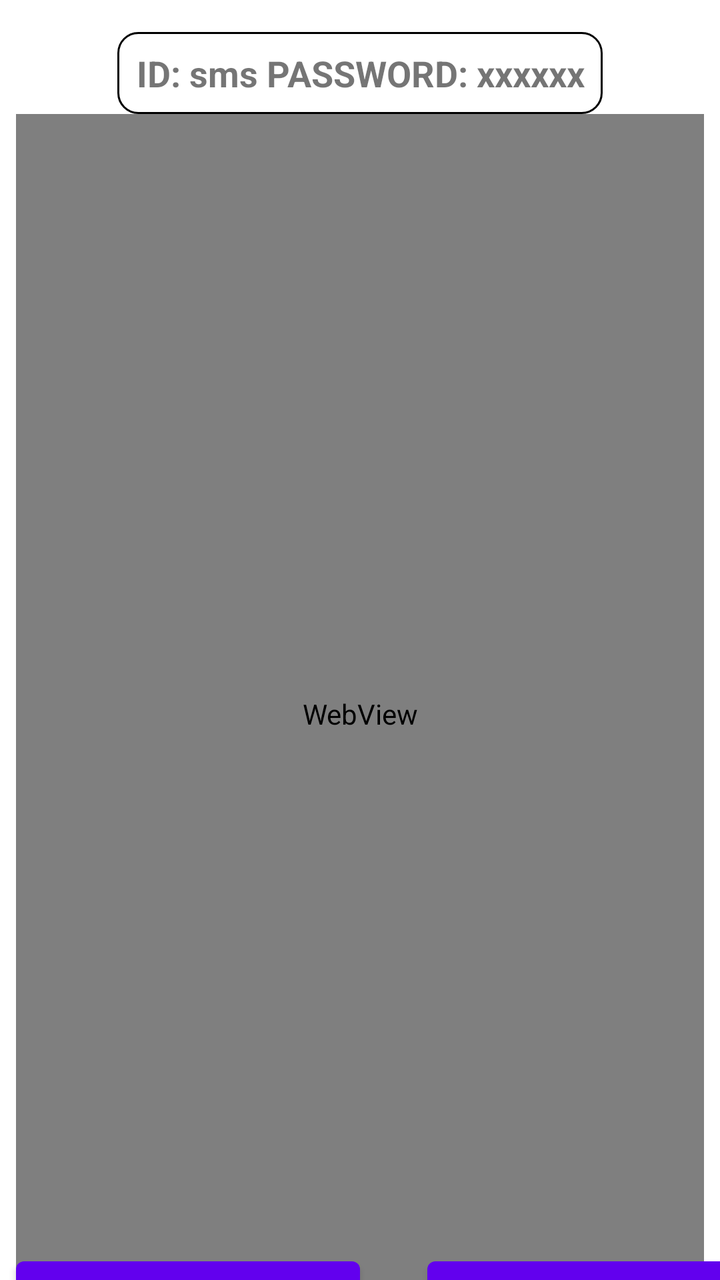
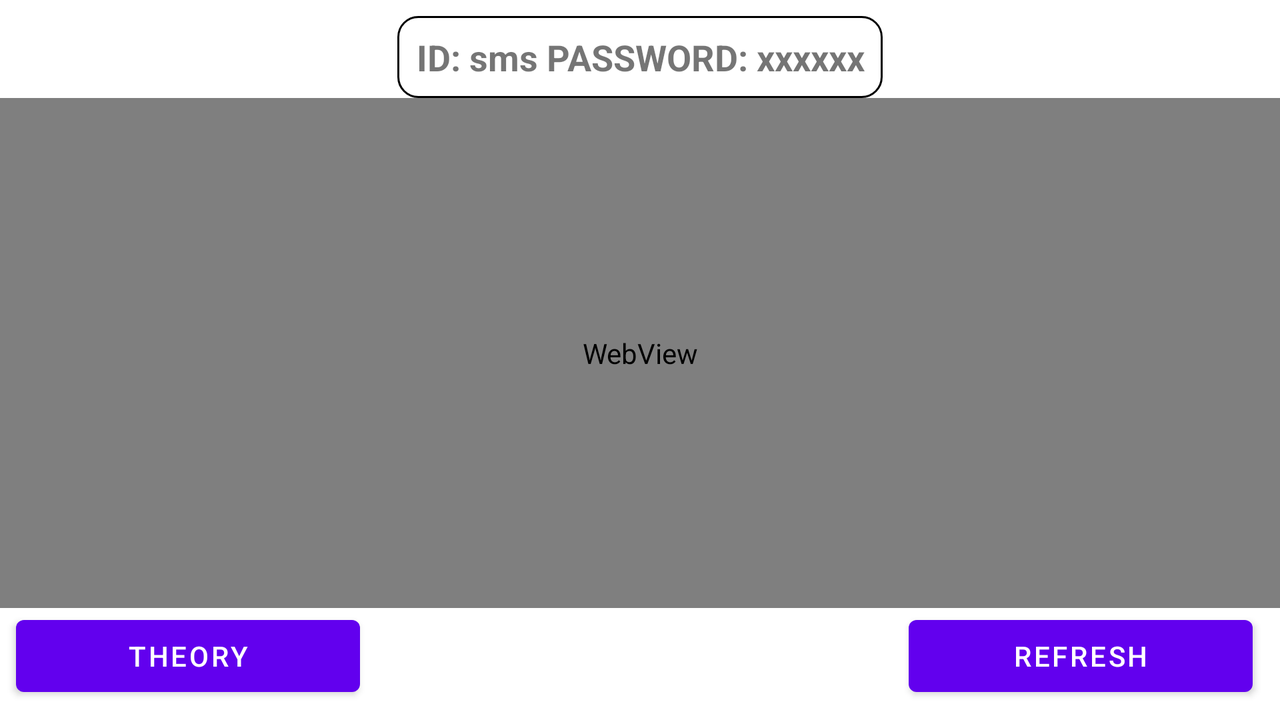

Compare how this app lays out the same screen by default and in its alternative resource folder. The renders come first, then the two layout files and the values they reference.
<!-- AndroidManifest.xml: application theme Theme.UserPermissions -->
<!-- res/layout/fragment_permission_example.xml -->
<?xml version="1.0" encoding="utf-8"?>
<androidx.constraintlayout.widget.ConstraintLayout xmlns:android="http://schemas.android.com/apk/res/android"
    xmlns:app="http://schemas.android.com/apk/res-auto"
    xmlns:tools="http://schemas.android.com/tools"
    android:layout_width="match_parent"
    android:layout_height="match_parent"
    tools:context="cz.vaklur.user_permissions.permission.PermissionExampleFragment">

    <TextView
        android:id="@+id/login_TV"
        android:layout_width="wrap_content"
        android:layout_height="41dp"
        android:layout_marginTop="16dp"
        android:layout_marginBottom="6dp"
        android:background="@drawable/rectangle_back"
        android:gravity="center"
        android:text="@string/example_text"
        android:textSize="18sp"
        android:textStyle="bold"
        app:layout_constraintBottom_toTopOf="@+id/Web_WV"
        app:layout_constraintEnd_toEndOf="parent"
        app:layout_constraintHorizontal_bias="0.5"
        app:layout_constraintStart_toStartOf="parent"
        app:layout_constraintTop_toTopOf="parent" />

    <Button
        android:id="@+id/theory_BTN"
        android:layout_width="172dp"
        android:layout_height="48dp"
        android:layout_marginStart="8dp"
        android:layout_marginTop="8dp"
        android:layout_marginBottom="8dp"
        android:text="@string/theory_button"
        app:layout_constraintBottom_toBottomOf="parent"
        app:layout_constraintStart_toStartOf="parent"
        app:layout_constraintTop_toBottomOf="@+id/Web_WV" />

    <Button
        android:id="@+id/refresh_BTN"
        android:layout_width="172dp"
        android:layout_height="48dp"
        android:layout_marginStart="67dp"
        android:layout_marginTop="8dp"
        android:layout_marginEnd="8dp"
        android:layout_marginBottom="8dp"
        android:text="@string/refresh"
        app:layout_constraintBottom_toBottomOf="parent"
        app:layout_constraintEnd_toEndOf="parent"
        app:layout_constraintStart_toEndOf="@+id/theory_BTN"
        app:layout_constraintTop_toBottomOf="@+id/Web_WV" />

    <WebView
        android:id="@+id/Web_WV"
        android:layout_width="0dp"
        android:layout_height="600dp"
        android:layout_marginStart="8dp"
        android:layout_marginEnd="8dp"
        app:layout_constraintEnd_toEndOf="parent"
        app:layout_constraintStart_toStartOf="parent"
        app:layout_constraintTop_toBottomOf="@+id/login_TV" />
</androidx.constraintlayout.widget.ConstraintLayout>
<!-- resources referenced by this layout -->
<resources>
  <!-- drawable rectangle_back (drawable-v24) -->
  <?xml version="1.0" encoding="utf-8"?>
  <shape xmlns:android="http://schemas.android.com/apk/res/android"
      android:shape="rectangle">
  
      <stroke
          android:width="1dip"
          android:color="@color/black" />
      <corners
          android:bottomLeftRadius="10dp"
          android:bottomRightRadius="10dp"
          android:topLeftRadius="10dp"
          android:topRightRadius="10dp" />
      <padding
          android:bottom="5dip"
          android:left="5dip"
          android:right="5dip"
          android:top="5dip" />
  </shape>
  <string name="example_text">" ID: sms PASSWORD: xxxxxx "</string>
  <string name="refresh">Refresh</string>
  <string name="theory_button">Theory</string>
  <style name="Theme.UserPermissions" parent="Theme.MaterialComponents.DayNight.DarkActionBar">
          
          <item name="colorPrimary">@color/purple_500</item>
          <item name="colorPrimaryVariant">@color/purple_700</item>
          <item name="colorOnPrimary">@color/white</item>
          
          <item name="colorSecondary">@color/teal_200</item>
          <item name="colorSecondaryVariant">@color/teal_700</item>
          <item name="colorOnSecondary">@color/black</item>
          
          <item name="android:statusBarColor" tools:targetApi="l">?attr/colorPrimaryVariant</item>
          
      </style>
  <color name="black">#FF000000</color>
  <color name="purple_500">#FF6200EE</color>
  <color name="purple_700">#FF3700B3</color>
  <color name="white">#FFFFFFFF</color>
  <color name="teal_200">#FF03DAC5</color>
  <color name="teal_700">#FF018786</color>
</resources>
<!-- res/layout-land/fragment_permission_example.xml (the repository's variant of the layout above) -->
<!-- drawn on the phone turned sideways -->
<?xml version="1.0" encoding="utf-8"?>
<androidx.constraintlayout.widget.ConstraintLayout xmlns:android="http://schemas.android.com/apk/res/android"
    xmlns:app="http://schemas.android.com/apk/res-auto"
    xmlns:tools="http://schemas.android.com/tools"
    android:layout_width="match_parent"
    android:layout_height="match_parent"
    tools:context="cz.vaklur.user_permissions.permission.PermissionExampleFragment">

    <TextView
        android:id="@+id/login_TV"
        android:layout_width="wrap_content"
        android:layout_height="41dp"
        android:layout_marginTop="8dp"
        android:background="@drawable/rectangle_back"
        android:gravity="center"
        android:text="@string/example_text"
        android:textSize="18sp"
        android:textStyle="bold"
        app:layout_constraintEnd_toEndOf="parent"
        app:layout_constraintHorizontal_bias="0.5"
        app:layout_constraintStart_toStartOf="parent"
        app:layout_constraintTop_toTopOf="parent" />

    <Button
        android:id="@+id/theory_BTN"
        android:layout_width="172dp"
        android:layout_height="48dp"
        android:layout_marginStart="8dp"
        android:layout_marginBottom="8dp"
        android:text="@string/theory_button"
        app:layout_constraintBottom_toBottomOf="parent"
        app:layout_constraintStart_toStartOf="parent" />

    <Button
        android:id="@+id/refresh_BTN"
        android:layout_width="172dp"
        android:layout_height="48dp"
        android:layout_marginStart="67dp"
        android:layout_marginEnd="8dp"
        android:layout_marginBottom="8dp"
        android:text="@string/refresh"
        app:layout_constraintBottom_toBottomOf="parent"
        app:layout_constraintEnd_toEndOf="parent"
        app:layout_constraintHorizontal_bias="0.973"
        app:layout_constraintStart_toEndOf="@+id/theory_BTN" />

    <WebView
        android:id="@+id/Web_WV"
        android:layout_width="0dp"
        android:layout_height="0dp"
        app:layout_constraintBottom_toTopOf="@+id/theory_BTN"
        app:layout_constraintEnd_toEndOf="parent"
        app:layout_constraintStart_toStartOf="parent"
        app:layout_constraintTop_toBottomOf="@+id/login_TV" />
</androidx.constraintlayout.widget.ConstraintLayout>
